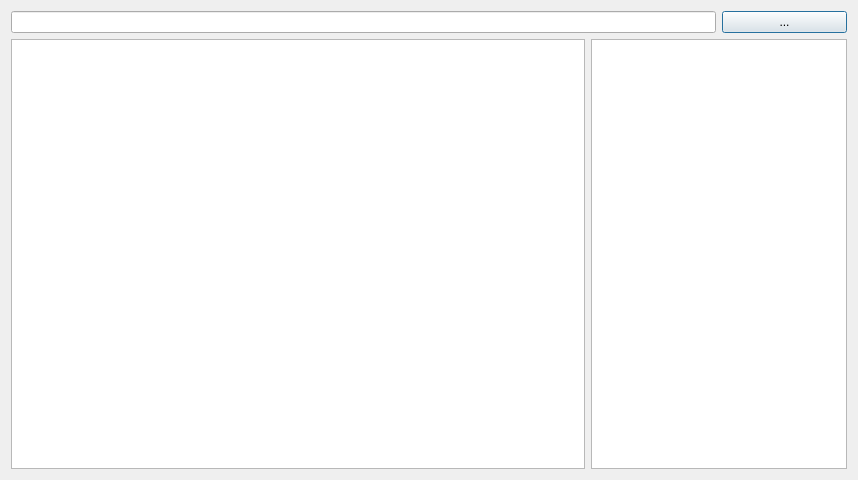
<?xml version="1.0" encoding="UTF-8"?>
<ui version="4.0">
 <class>Dialog_ImportData</class>
 <widget class="QDialog" name="Dialog_ImportData">
  <property name="geometry">
   <rect>
    <x>0</x>
    <y>0</y>
    <width>858</width>
    <height>480</height>
   </rect>
  </property>
  <property name="windowTitle">
   <string>import</string>
  </property>
  <layout class="QGridLayout" name="gridLayout">
   <item row="0" column="0" colspan="2">
    <widget class="QLineEdit" name="edt_filePath"/>
   </item>
   <item row="0" column="2">
    <widget class="QPushButton" name="btn_selectFile">
     <property name="text">
      <string>...</string>
     </property>
    </widget>
   </item>
   <item row="1" column="0">
    <widget class="QListWidget" name="list_data"/>
   </item>
   <item row="1" column="1" colspan="2">
    <widget class="QListWidget" name="list_name"/>
   </item>
  </layout>
 </widget>
 <resources/>
 <connections/>
</ui>
